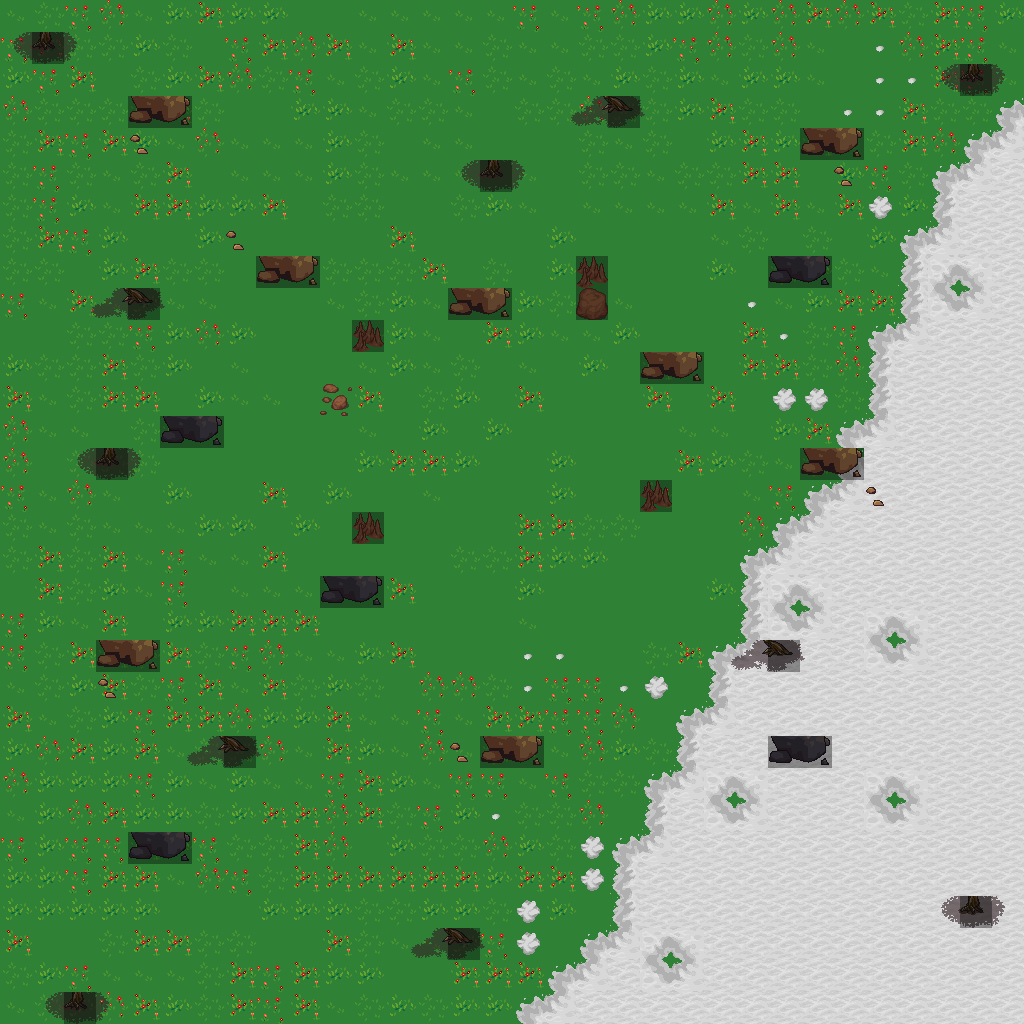

A 2D game scene composited from a Tiled map and its tileset images. What follows is a short description and the map's XML, with each tile layer's data collapsed to a summary:
An orthogonal 32x32 tile map with 32x32 px tiles, 3 tile layers (background, background, collisions), 1 hidden layer not drawn, 3 tilesets and 3 objects (3x teleport).

<map version="1.0" orientation="orthogonal" width="32" height="32" tilewidth="32" tileheight="32">
 <tileset firstgid="1" name="town" tilewidth="32" tileheight="32">
  <image source="../images/fantasy/outside/town.png" width="864" height="2112" />
 </tileset>
 <tileset firstgid="1783" name="cherry_blossom_trees" tilewidth="32" tileheight="32">
  <image source="../images/fantasy/outside/cherry_blossom_trees.png" width="224" height="128" />
 </tileset>
 <tileset firstgid="1811" name="tiled_collision" tilewidth="32" tileheight="32">
  <image source="../images/tiled_collision.png" width="480" height="32" />
 </tileset>
 <layer name="background" width="32" height="32">
  <data>[1024 cells, 1024 non-empty, 17 distinct tile ids]</data>
 </layer>
 <layer name="background" width="32" height="32">
  <data>[1024 cells, 76 non-empty, 15 distinct tile ids]</data>
 </layer>
 <layer name="foreground" width="32" height="32" visible="0">
  <data>[1024 cells, 137 non-empty, 25 distinct tile ids]</data>
 </layer>
 <layer name="collisions" width="32" height="32">
  <data>[1024 cells, 42 non-empty, 1 distinct tile ids]</data>
 </layer>
 <objectgroup name="event" width="32" height="32">
  <object name="To Fields9" type="teleport" x="1001" y="5" width="17" height="1017">
   <properties>
    <property name="warp" value="fields9,50,500" />
   </properties>
  </object>
  <object name="To Fields5" type="teleport" x="-3" y="3" width="1035" height="17">
   <properties>
    <property name="warp" value="fields5,500,950" />
   </properties>
  </object>
  <object name="To Fields7" type="teleport" x="2" y="-2" width="17" height="1017">
   <properties>
    <property name="warp" value="fields7,950,500" />
   </properties>
  </object>
 </objectgroup>
</map>
